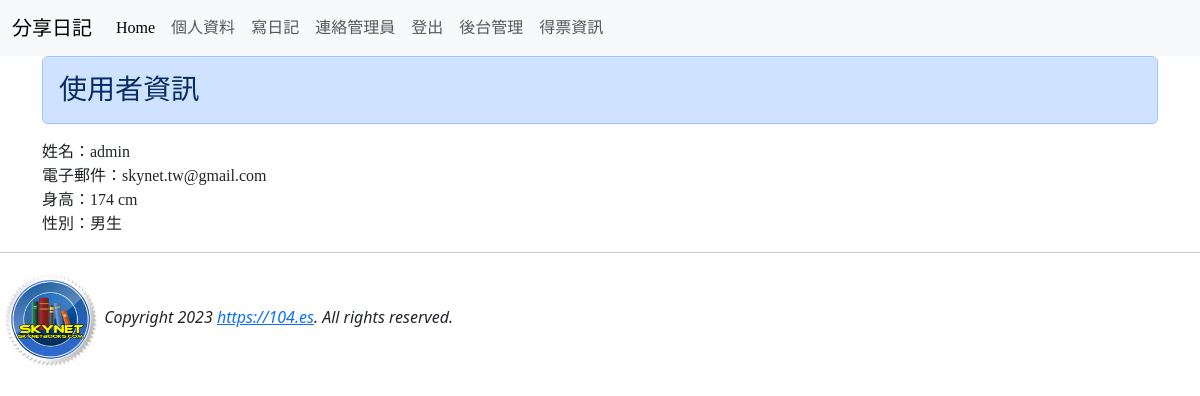
The app's page /userinfo/ (signed in) with its own data.
### mysite/models.py (models this page shows, shortened)
class Profile(models.Model):
    user = models.OneToOneField(auth.models.User, on_delete=models.CASCADE)
    height = models.PositiveIntegerField(default=160)
    male = models.BooleanField(default=False)
    website = models.URLField(null=True)

### mysite/views.py (the view)
# urls.py: path('userinfo/', views.userinfo),
@login_required(login_url='/login/')
def userinfo(request):
    if request.user.is_authenticated:
        username = request.user.username
        try:
            user = User.objects.get(username=username)
            userinfo = models.Profile.objects.get(user=user)
        except:
            pass
    return render(request, "userinfo.html", locals())

### templates/userinfo.html (shortened to what this page needs)
{% extends "base.html" %}
{% block content %}
<div class='container'>
<div class='row'>
    <div class='col-md-12'>
            <h3 class="alert alert-primary">使用者資訊</h3>
    </div>
</div>
<p>
    姓名：{{ userinfo.user.username }}<br/>
    電子郵件：{{ userinfo.user.email }}<br/>
    身高：{{ userinfo.height }} cm<br/>
    性別：{{ userinfo.male | yesno:"男生,女生"}}
</p>
</div>
{% endblock %}

### templates/base.html (style rules this page uses)
h1, h2, h3, h4, h5, p, div { font-family: 微軟正黑體; }

### records on screen
Profile: user.username "admin", user.email "skynet.tw@gmail.com", height "174", male "男生"
